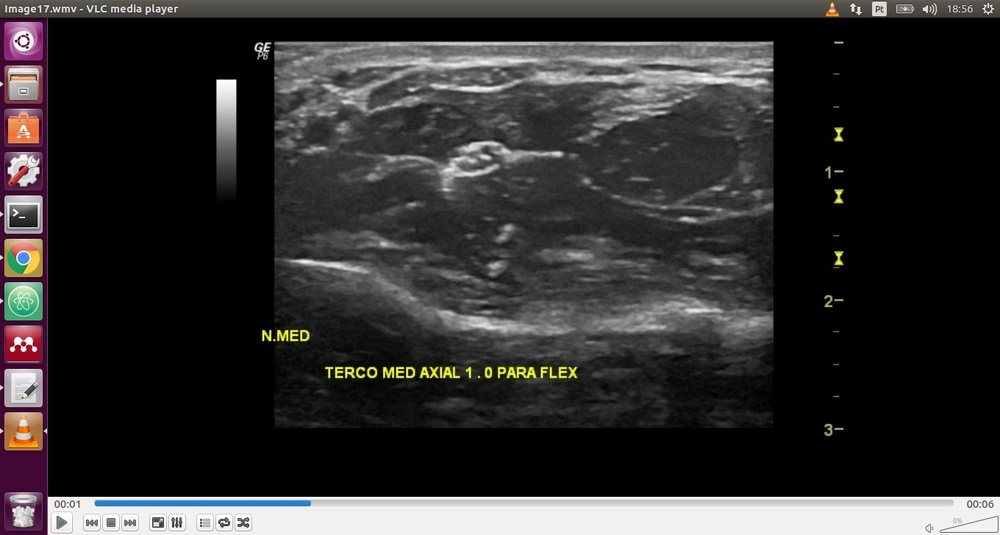
//> input picture Thesis/img/Nervo.jpg, 1000 x 535 px, shrunk from 1360 x 728 before the run
$ ./Contour ../img/Nervo.jpg   (built with g++ and OpenCV 4)
//> lines starting //> are read from the running program, lines starting //| are printed output that depends on the picture; after the words box and inside, x2 and y2 are one past the last pixel; in counts of white or black regions, pixels touching at a corner belong together
#include "opencv2/imgproc.hpp"
#include "opencv2/highgui.hpp"
using namespace cv;
using namespace std;
int main( int argc, char** argv )
{
    Mat src;
    // the first command-line parameter must be a filename of the binary
    // (black-n-white) image
    if( argc != 2 || !(src=imread(argv[1], 0)).data)
        return -1;
    Mat dst = Mat::zeros(src.rows, src.cols, CV_8UC3);
    src = src > 1;
    namedWindow( "Source", 1 );
    imshow( "Source", src );
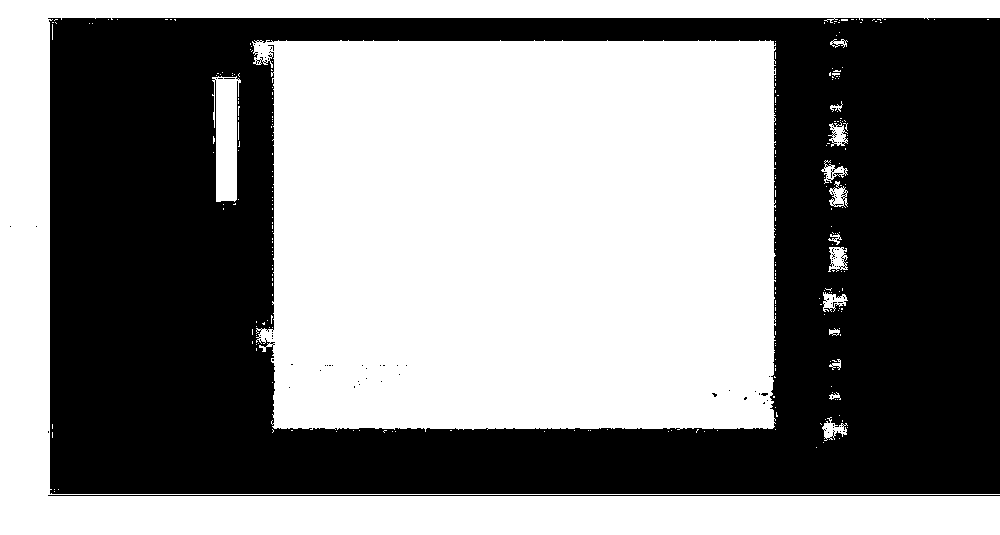
//> window 'Source': 535 rows x 1000 cols, CV_8UC1; 52.6% white; 84 black regions (82 under 20 px), largest, box (x1, y1, x2, y2) and area: (48, 18, 1000, 494) 252209, (48, 495, 1000, 496) 952
    vector<vector<Point> > contours;
    vector<Vec4i> hierarchy;
    findContours( src, contours, hierarchy,
        RETR_CCOMP, CHAIN_APPROX_SIMPLE );
    // iterate through all the top-level contours,
    // draw each connected component with its own random color
    int idx = 0;
    for( ; idx >= 0; idx = hierarchy[idx][0] )
    {
        Scalar color( rand()&255, rand()&255, rand()&255 );
        drawContours( dst, contours, idx, color, FILLED, 8, hierarchy );
    }
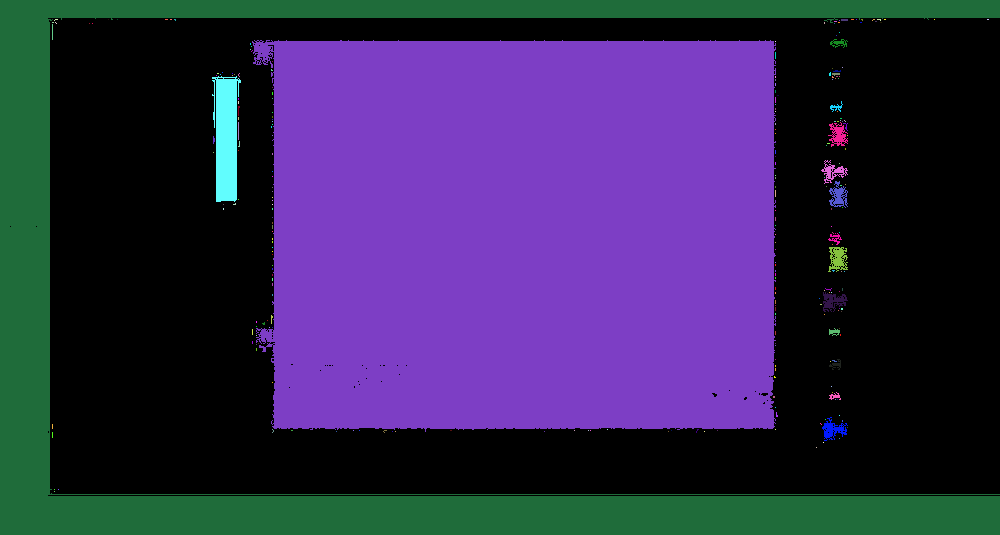
//> dst: 535 rows x 1000 cols, CV_8UC3; mean B, G, R 82.5, 40.8, 51.3
//> after the loop, idx = -1
    namedWindow( "Components", 1 );
    imshow( "Components", dst );
    waitKey(0);
}

$ run again, on Thesis/img/m0_small.jpg
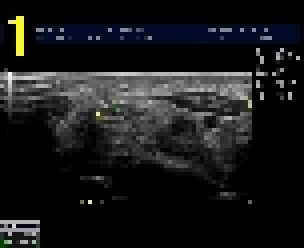
//> input picture Thesis/img/m0_small.jpg, 76 x 62 px (shown 4 times larger)
//> `imshow( "Source", src );`:
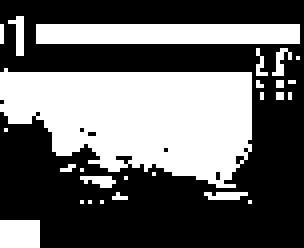
//> window 'Source': 62 rows x 76 cols, CV_8UC1 (shown 4 times larger); 39.7% white; 26 white regions (22 under 20 px), largest, box (x1, y1, x2, y2) and area: (0, 17, 63, 47) 1347, (9, 6, 75, 11) 330, (0, 55, 10, 62) 70, (2, 4, 6, 14) 22
//> after the loop `for( ; idx >= 0; idx = hierarchy[idx][0] )`:
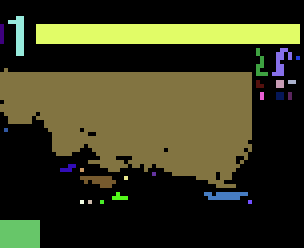
//> dst: 62 rows x 76 cols, CV_8UC3 (shown 4 times larger); mean B, G, R 31.4, 57.2, 57.4
